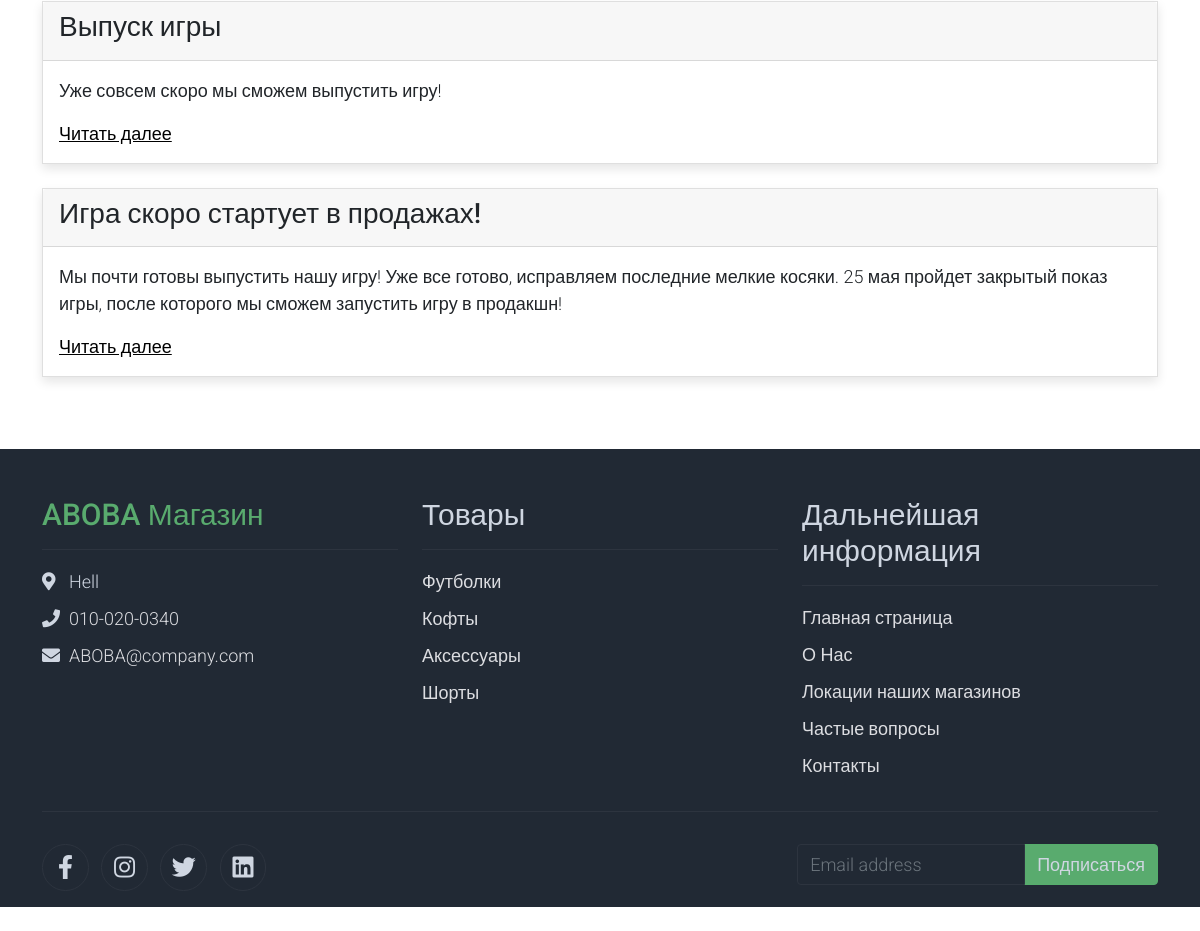
The page /news/ (lower part) on the database as committed earlier.
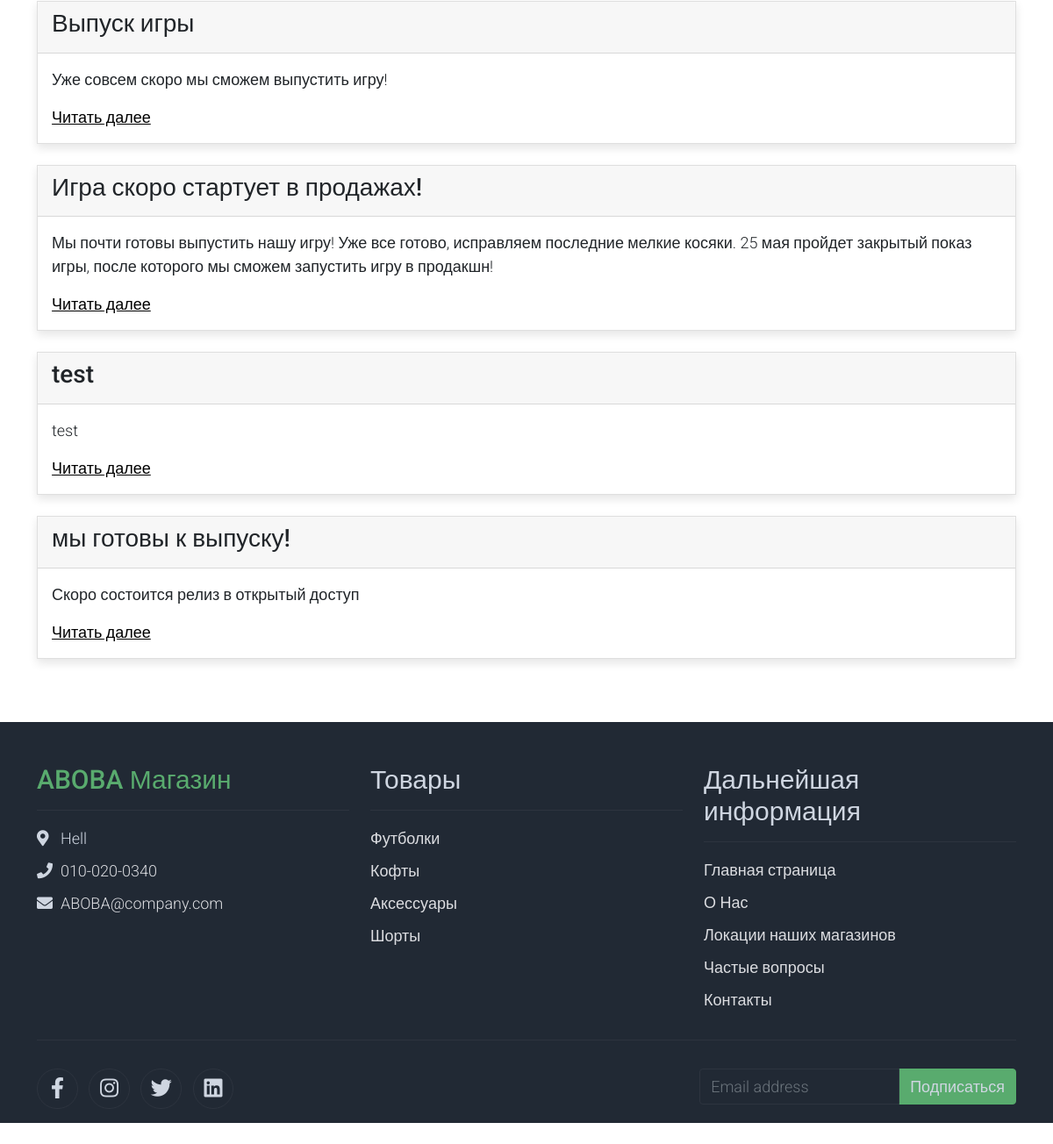
The same page on the database as committed later.
### site_app/models.py (models this page shows)
class News(models.Model):
    title = models.CharField(blank=False, max_length=100)
    short_description = models.TextField(blank=False, max_length=200)
    description = models.TextField(blank=False, max_length=2000)
    created_date = models.DateTimeField(auto_now_add=True)

### site_app/views.py (the view)
# urls.py: path('news/', views.news_page),
def news_page(request):
    return render (request, "news.html", {'news': News.objects.all()})

### site_app/templates/news.html (shortened to what this page needs)
<!DOCTYPE html>
<html lang="ru">
<head>
    <link rel="stylesheet" href="/static/css/bootstrap.min.css">
    <link rel="stylesheet" href="/static/css/aboba.css">
    <link rel="stylesheet" href="/static/css/fontawesome.min.css">
</head>
<body>
    <div class="container py-5">
    <main>
        <section id="latest">
            {% if news %}
                {% for n in news %}
                    <article>
                        <div class="card mb-4 product-wap rounded-0">
                            <div class="card-header">
                                <h3>{{ n.title }}</h3>
                            </div>
                            <div class="card-body">
                                <p>{{ n.short_description }}</p>
                                <a href="/news/{{ n.id }}">Читать далее</a>
                            </div>
                        </div>
                    </article>
                {% endfor %}
            {% else %}
                <p align="center">Новостей пока нет</p>
            {% endif %}
        </section>
    </main>
    </div>
    <footer>
        {% include 'FOOTER.html' %}
    </footer>
</body>
</html>

Rows that differ between the two databases and show on the page:
added News: title "test", short_description "test"
added News: title "мы готовы к выпуску!", short_description "Скоро состоится релиз в открытый доступ"
